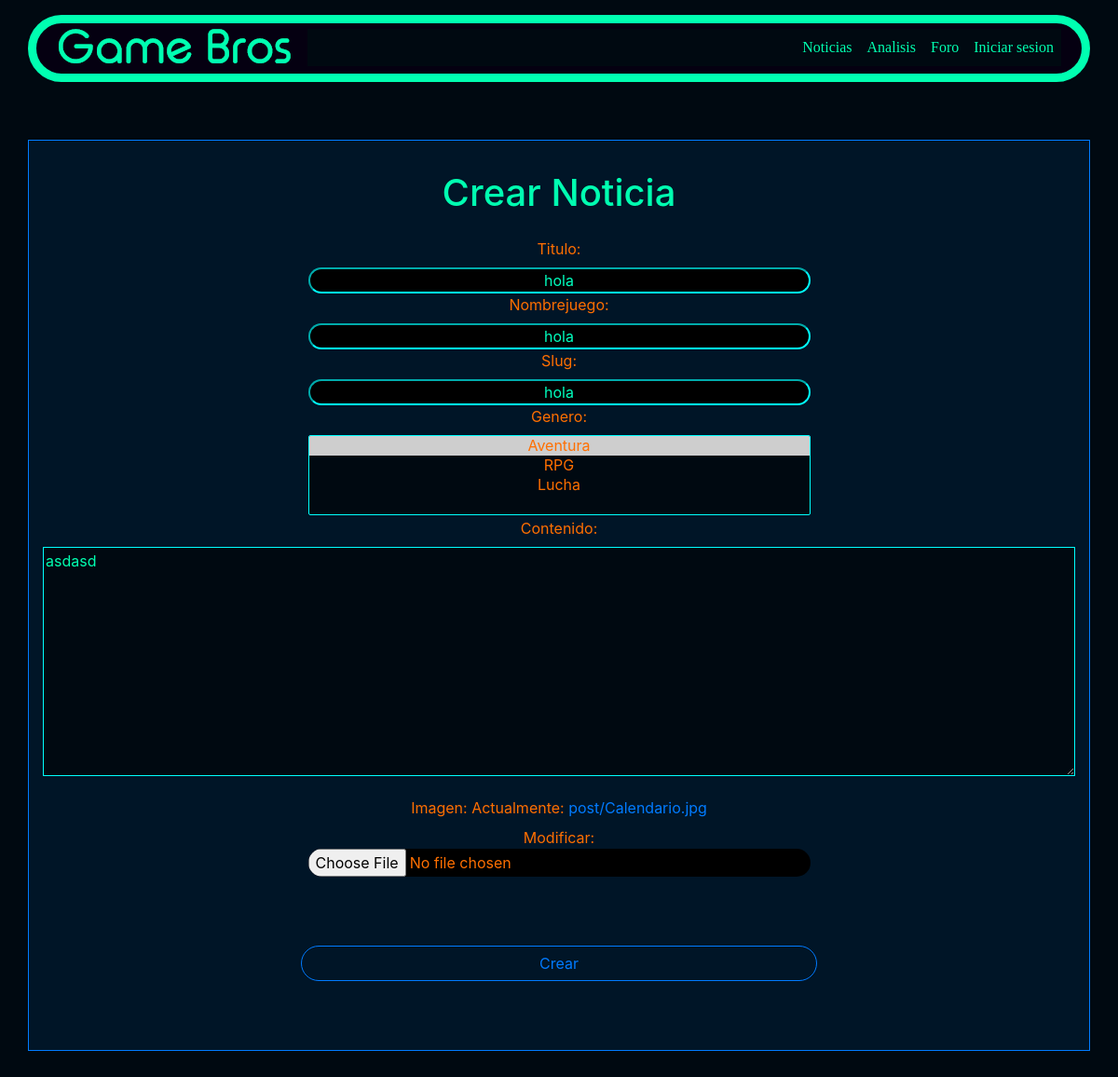
The app's page /modificar-noticia/hola/ with its own data.
### noticias/models.py (models this page shows, shortened)
class Post(models.Model):
    nombrejuego = models.CharField(max_length=200)
    titulo = models.CharField(max_length=200)
    slug = models.SlugField('Slug', max_length = 200, null=True, blank=True)
    genero = models.ManyToManyField(Genero)
    contenido = RichTextField()
    imagen = models.ImageField(null = True, upload_to="post")
    fecha_publicacion = models.DateField('Fecha de Creacion',auto_now = False,auto_now_add = True)

### noticias/views.py (the view)
# urls.py: path('modificar-noticia/<slug:slug>/', modificar_noticia, name="modificar_noticia"),
def modificar_noticia(request, slug):
    post = get_object_or_404(Post, slug=slug)
    data = {
        'form': PostForm(instance=post)
    }
    if request.method == 'POST':
        formulario = PostForm(data=request.POST, instance=post, files=request.FILES)
        if formulario.is_valid():
            formulario.save()
            data["mensaje"] = "modificado correctamente"
            return redirect(to="noticias")
    return render(request, 'crud_noticia/modificar.html', data)

### noticias/forms.py
class PostForm(forms.ModelForm):
    class Meta:
        model = Post
        fields = '__all__'

### noticias/models.py (called while the page is built)
    def __str__(self):
        return self.nombre

### noticias/templates/crud_noticia/modificar.html (shortened to what this page needs)
{% extends 'base_generic.html' %}
{% block content %}
<section>
    <div class="home container col-12">
        <div class=" border border-primary home-contenido container bg-color1">
            <div class="row py-3 align-self-center justify-content-center" style="min-height: 100%;">
                <div class="align-self-start text-center col-12 pt-3 pb-3">
                    <h1 class="color">Crear Noticia</h1>
                </div>
                <form action="" method="post" enctype="multipart/form-data">
                    <div class="container formulario col-6 text-center">
                        {{ form.titulo.label_tag }}
                        {{ form.titulo }}
                        {{ form.nombrejuego.label_tag }}
                        {{ form.nombrejuego }}
                        {{ form.slug.label_tag }}
                        {{ form.slug }}
                        {{ form.genero.label_tag }}
                        {{ form.genero }}
                    </div>
                    <div class=" container formulario col-12 justify-content-center text-center">
                        {{ form.contenido.label_tag }}
                        {{ form.contenido }}
                    </div>
                    <div class="container col-6 py-3 formulario text-center">
                        {{ form.imagen.label_tag }}
                        {{ form.imagen }}
                    </div>
                    <div class="col-12 align-self-end py-5 text-center">
                        <button class=" rounded-pill col-6 btn btn-outline-primary" type="submit" data-toggle="modal" data-target=".bd-example-modal-sm">Crear</button>
                    </div>
                </form>
            </div>
        </div>
    </div>
</section>
{% endblock %}

### noticias/static/css/estilos.css (style rules this page uses)
* { color: #FF6F00 }
.color { color: #00FFB1 ; }
.bg-color1 { background-color: #001527 ; }
.bg-color2 { background-color: #000911 ; }
.btn { margin: 10px; }
button { width: auto; }
label { color: white; }
.home { height: 100%; }
.home-contenido { margin-top: 150px; min-height: 700px; margin-bottom: 100px; }
.formulario label { color: #FF6F00; }
.formulario input { width: 100%; text-align: center; align-items: center; padding: 0px; margin: 0px; border-radius: 100px; outline: none; border-color: #00ffff; background-color: #000000; color: #00ffbf; }
.formulario select { padding: 0; border-style: solid; list-style: none; color: #00FFB1; border-color: #00ffff; width: 100%; background-color: #000911; text-align: center; }
#id_contenido { height: 100%; width: 100%; background-color: #000911; color: #00FFB1; border-color: #00ffff; }
#id_imagen { color: #FF6F00; }

### records on screen
Post: titulo "hola", nombrejuego "hola", slug "hola", contenido "asdasd"
